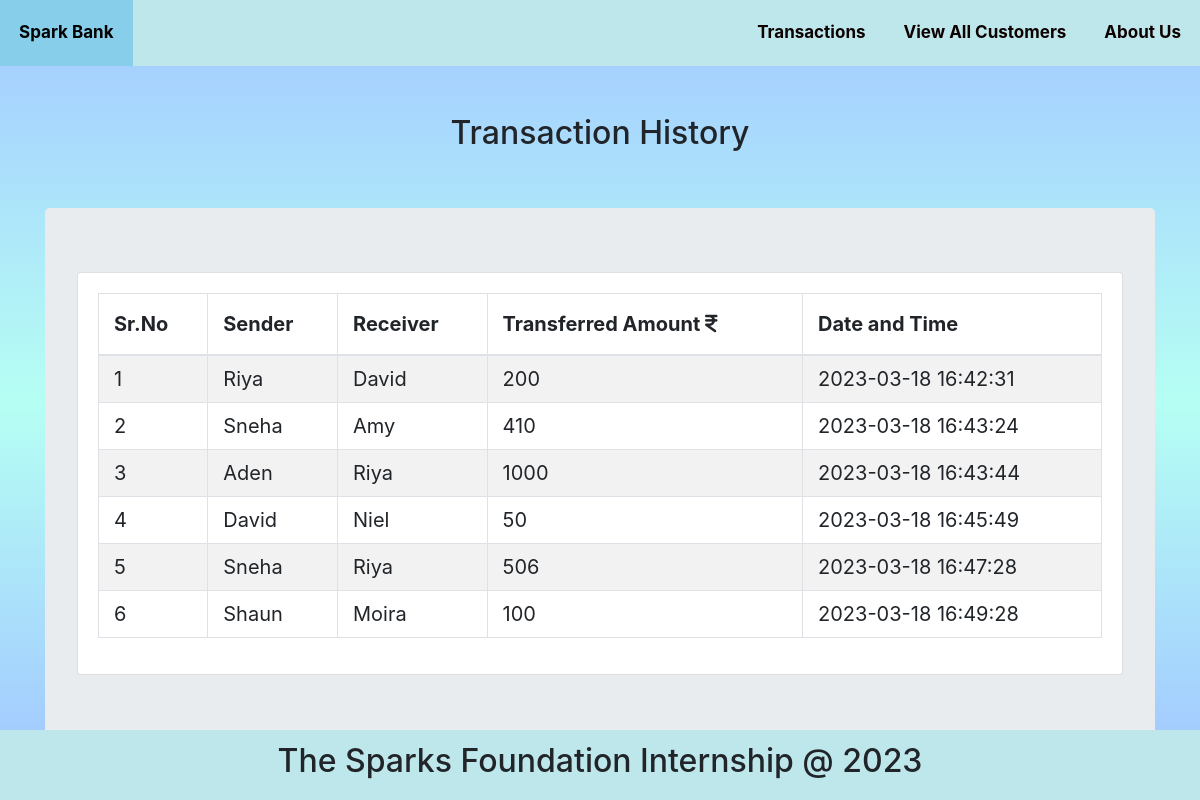
The page /transactionhistory.php on the database its author committed.
### tables this page shows
CREATE TABLE `transaction` (
  `sr_no` int(10) NOT NULL,
  `sender` varchar(50) NOT NULL,
  `receiver` varchar(50) NOT NULL,
  `transferred_amt` int(50) NOT NULL,
  `datetime` datetime NOT NULL DEFAULT current_timestamp()
);

### transactionhistory.php (the view, shortened to what this page needs)
<!DOCTYPE html>
<html lang="en">
<head>
  <link rel="stylesheet" href="https://cdn.jsdelivr.net/npm/bootstrap@4.1.3/dist/css/bootstrap.min.css"
>
  <link rel="stylesheet" type="text/css" href="css/style.css">
</head>
<body>
  <div class="topnav">
    <a class="active" href="index.php"><b>Spark Bank</b></a>
    <a href="aboutus.php"><b>About Us</b></a>
    <a href="transfermoney.php"><b>View All Customers</b></a>
    <a href="transactionhistory.php"><b>Transactions</b></a>
  </div>
  <div class="main1-body">
    <div class="intro">
      <br><br>
      <h2 style=" text-align: center;">Transaction History</h2>
      <br><br>
    </div>
    <div class="container">
      <div class="jumbotron">
        <div class="card">
          <div class="card-body">
            <table class="table table-striped table-bordered ">
              <thead>
                <tr>
                  <th scope="col">Sr.No</th>
                  <th scope="col">Sender</th>
                  <th scope="col">Receiver</th>
                  <th scope="col">Transferred Amount <i class="fa-solid fa-indian-rupee-sign"></th>
                  <th scope="col">Date and Time</th>
                </tr>
              </thead>
              <tbody>
                <?php
                include './connect.php';
                $sql = "SELECT * from transaction";
                $query = mysqli_query($conn, $sql);
                while ($rows = mysqli_fetch_assoc($query)) {
                  ?>
                  <tr>
                    <td class="py-2">
                      <?php echo $rows['sr_no']; ?>
                    </td>
                    <td class="py-2">
                      <?php echo $rows['sender']; ?>
                    </td>
                    <td class="py-2">
                      <?php echo $rows['receiver']; ?>
                    </td>
                    <td class="py-2">
                      <?php echo $rows['transferred_amt']; ?>
                    </td>
                    <td class="py-2">
                      <?php echo $rows['datetime']; ?>
                    </td>
                    <?php
                }
                ?>
              </tbody>
            </table>
          </div>
        </div>
      </div>
    </div>
    <footer>
      <div class="footer fixed-bottom">
        <h2>The Sparks Foundation Internship @ 2023 </h2>
      </div>
    </footer>
</body>
</html>

### css/style.css (style rules this page uses)
.topnav { background-color: #bee7eb; overflow: hidden; }
.topnav a { float: right; color: #0d0101; text-align: center; padding: 20px 19px; text-decoration: none; font-size: 17px; }
.topnav a.active { float: left; color: black; }
html { background-color: #0070ff5c; }
.footer { background-color: #bee7eb; padding: 12px 12px 12px; text-align: center; font-size: 30px; position: fixed; }
.table td, .table th { font-size: 20px; padding: 15px; vertical-align: top; border-top: 1px solid #dee2e6; }
.main1-body { background-image: linear-gradient(rgb(0 123 255 / 35%), #00ffd74a, #0070ff5c); }

### rows shown on the page
transaction: sr_no "1", sender "Riya", receiver "David", transferred_amt "200", datetime "2023-03-18 16:42:31"
transaction: sr_no "2", sender "Sneha", receiver "Amy", transferred_amt "410", datetime "2023-03-18 16:43:24"
transaction: sr_no "3", sender "Aden", receiver "Riya", transferred_amt "1000", datetime "2023-03-18 16:43:44"
transaction: sr_no "4", sender "David", receiver "Niel", transferred_amt "50", datetime "2023-03-18 16:45:49"
transaction: sr_no "5", sender "Sneha", receiver "Riya", transferred_amt "506", datetime "2023-03-18 16:47:28"
transaction: sr_no "6", sender "Shaun", receiver "Moira", transferred_amt "100", datetime "2023-03-18 16:49:28"
